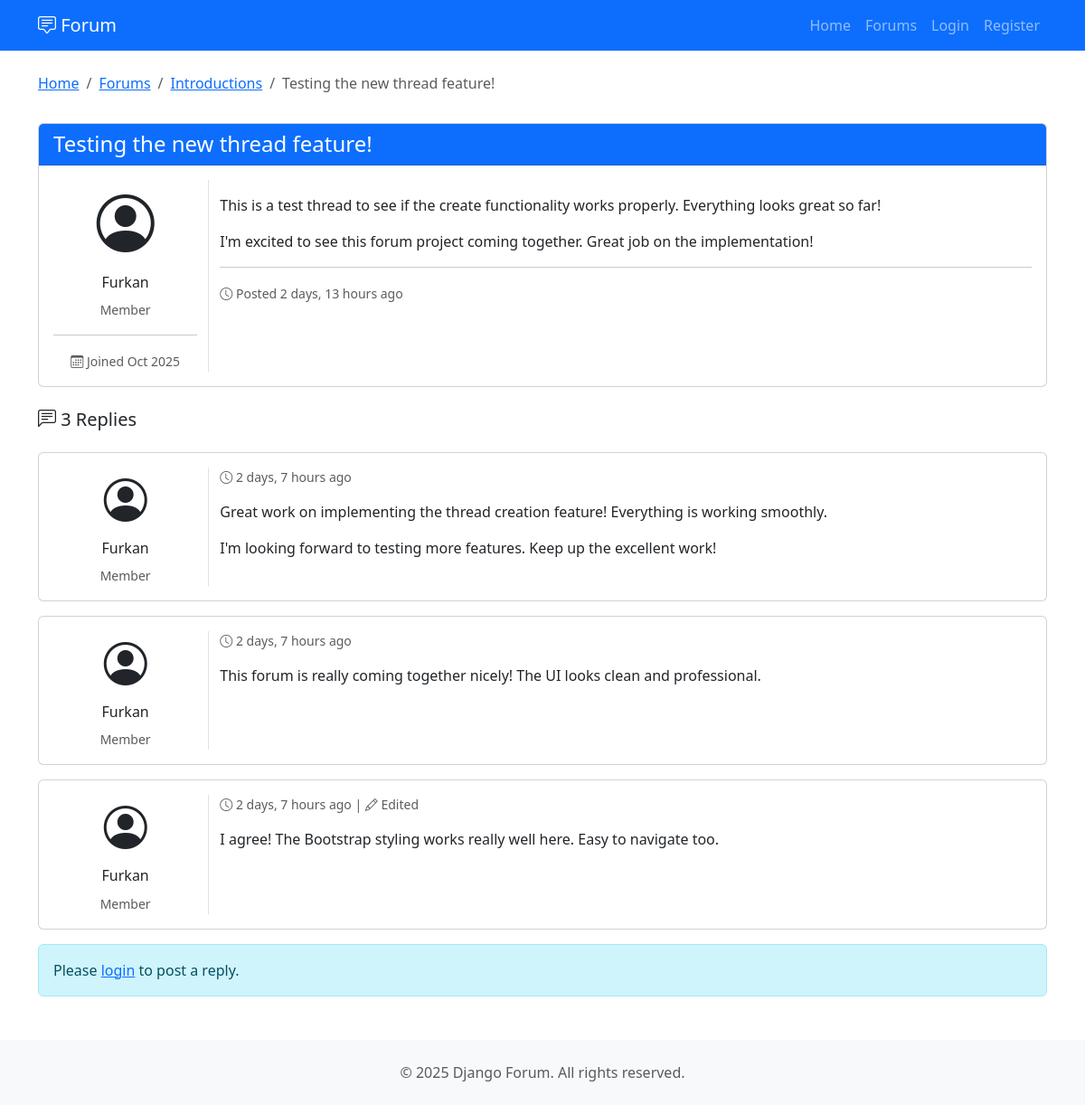
The app's page /threads/6/ with its own data.
### forum/models.py (models this page shows, shortened)
class Thread(models.Model):
    forum = models.ForeignKey(Forum, on_delete=models.CASCADE, related_name='threads')
    author = models.ForeignKey(User, on_delete=models.CASCADE, related_name='threads')
    title = models.CharField(max_length=200, help_text="Konu basligi")
    body = models.TextField(help_text="Konu icerigi")
    is_closed = models.BooleanField(default=False, help_text="Konu kapali mi?")
    created_at = models.DateTimeField(auto_now_add=True)
    updated_at = models.DateTimeField(auto_now=True)
    class Meta:
        verbose_name = "Thread"
        verbose_name_plural = "Threads"
        ordering = ['-created_at']

class Forum(models.Model):
    category = models.ForeignKey(Category, on_delete=models.CASCADE, related_name='forums')
    title = models.CharField(max_length=200, help_text="Forum basligi")
    description = models.TextField(help_text="Forum aciklamasi")
    ordering = models.IntegerField(default=0, help_text="Siralama")
    created_at = models.DateTimeField(auto_now_add=True)
    class Meta:
        verbose_name = "Forum"
        verbose_name_plural = "Forums"
        ordering = ['ordering', 'title']

class Reply(models.Model):
    thread = models.ForeignKey(Thread, on_delete=models.CASCADE, related_name='replies')
    author = models.ForeignKey(User, on_delete=models.CASCADE, related_name='replies')
    content = models.TextField(help_text="Yanit icerigi")
    created_at = models.DateTimeField(auto_now_add=True)
    updated_at = models.DateTimeField(auto_now=True)
    class Meta:
        verbose_name = "Reply"
        verbose_name_plural = "Replies"
        ordering = ['created_at']

### forum/views.py (the view)
# urls.py: path('threads/<int:pk>/', views.ThreadDetailView.as_view(), name='thread_detail'),
class ThreadDetailView(ListView):
    model = Reply
    template_name = 'forum/thread_detail.html'
    context_object_name = 'replies'
    paginate_by = 10
    def get_queryset(self):
        self.thread = Thread.objects.select_related('forum', 'author').get(pk=self.kwargs['pk'])
        return Reply.objects.filter(thread=self.thread).select_related('author').order_by('created_at')
    def get_context_data(self, **kwargs):
        context = super().get_context_data(**kwargs)
        context['thread'] = self.thread
        return context

### forum/templates/forum/thread_detail.html (shortened to what this page needs)
{% extends 'base.html' %}
{% block content %}
<div class="row mb-3">
    <div class="col-12">
        <nav aria-label="breadcrumb">
            <ol class="breadcrumb">
                <li class="breadcrumb-item"><a href="{% url 'home' %}">Home</a></li>
                <li class="breadcrumb-item"><a href="{% url 'forum_list' %}">Forums</a></li>
                <li class="breadcrumb-item"><a href="{% url 'forum_detail' thread.forum.pk %}">{{ thread.forum.title }}</a></li>
                <li class="breadcrumb-item active">{{ thread.title|truncatewords:5 }}</li>
            </ol>
        </nav>
    </div>
</div>
<div class="row mb-4">
    <div class="col-12">
        <div class="card">
            <div class="card-header bg-primary text-white d-flex justify-content-between align-items-center">
                <h4 class="mb-0">
                    {{ thread.title }}
                </h4>
            </div>
            <div class="card-body">
                <div class="row">
                    <div class="col-md-2 text-center border-end">
                        <div class="mb-2">
                            <i class="bi bi-person-circle" style="font-size: 4rem;"></i>
                        </div>
                        <h6>{{ thread.author.username }}</h6>
                        <small class="text-muted">Member</small>
                        <hr>
                        <small class="text-muted">
                            <i class="bi bi-calendar3"></i>
                            Joined {{ thread.author.date_joined|date:"M Y" }}
                        </small>
                    </div>
                    <div class="col-md-10">
                        <div class="mb-3">
                            <p>{{ thread.body|linebreaks }}</p>
                        </div>
                        <hr>
                        <small class="text-muted">
                            <i class="bi bi-clock"></i> Posted {{ thread.created_at|timesince }} ago
                        </small>
                    </div>
                </div>
            </div>
        </div>
    </div>
</div>
<div class="row mb-3">
    <div class="col-12">
        <h5>
            <i class="bi bi-chat-left-text"></i>
            {{ replies|length }} Repl{{ replies|length|pluralize:"y,ies" }}
        </h5>
    </div>
</div>
{% for reply in replies %}
<div class="row mb-3">
    <div class="col-12">
        <div class="card">
            <div class="card-body">
                <div class="row">
                    <div class="col-md-2 text-center border-end">
                        <div class="mb-2">
                            <i class="bi bi-person-circle" style="font-size: 3rem;"></i>
                        </div>
                        <h6>{{ reply.author.username }}</h6>
                        <small class="text-muted">Member</small>
                    </div>
                    <div class="col-md-10">
                        <div class="d-flex justify-content-between mb-2">
                            <small class="text-muted">
                                <i class="bi bi-clock"></i> {{ reply.created_at|timesince }} ago
                                {% if reply.updated_at != reply.created_at %}
                                    | <i class="bi bi-pencil"></i> Edited
                                {% endif %}
                            </small>
                        </div>
                        <p>{{ reply.content|linebreaks }}</p>
                    </div>
                </div>
            </div>
        </div>
    </div>
</div>
{% endfor %}
{% if user.is_authenticated %}
    {% if not thread.is_closed %}
    <div class="row">
        <div class="col-12">
            <div class="card">
                <div class="card-header bg-secondary text-white">
                    <h5 class="mb-0"><i class="bi bi-reply"></i> Post a Reply</h5>
                </div>
                <div class="card-body">
                    <form method="post" action="{% url 'reply_create' thread.pk %}">
                        {% csrf_token %}
                        <div class="mb-3">
                            <textarea class="form-control" rows="5" name="content" placeholder="Write your reply here..." required></textarea>
                        </div>
                        <button type="submit" class="btn btn-primary">
                            <i class="bi bi-send"></i> Post Reply
                        </button>
                    </form>
                </div>
            </div>
        </div>
    </div>
    {% else %}
    <div class="alert alert-warning">
        <i class="bi bi-lock"></i> This thread is closed. No new replies can be posted.
    </div>
    {% endif %}
{% else %}
    <div class="alert alert-info">
        Please <a href="#">login</a> to post a reply.
    </div>
{% endif %}
{% endblock %}

### records on screen
Thread: forum "Introductions", title "Testing the new thread feature!", author.username "Furkan", author.date_joined "Oct 2025", body "This is a test thread to see if the create functionality works properly. Everything looks great so far! I'm excited to see this forum project coming together. Great job on the implementation!", created_at "2 days, 13 hours"
Reply: author.username "Furkan", created_at "2 days, 7 hours", content "Great work on implementing the thread creation feature! Everything is working smoothly. I'm looking forward to testing more features. Keep up the excellent work!"
Reply: author.username "Furkan", created_at "2 days, 7 hours", content "This forum is really coming together nicely! The UI looks clean and professional."
Reply: author.username "Furkan", created_at "2 days, 7 hours", shows "Edited", content "I agree! The Bootstrap styling works really well here. Easy to navigate too."

### other values on screen
{{ replies|length }} "3"
